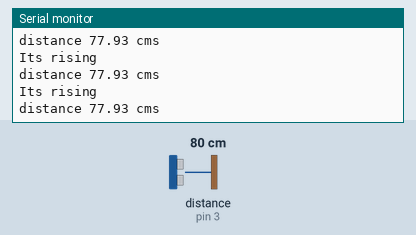
Recording of a program running on a simulated Arduino Uno, built with avr-gcc and run on an emulated ATmega328P. Shown: the last lines printed to the serial monitor. Wiring (inferred from the names in the program): ultrasonic range finder: trigger pin 2; echo pin 3. Inputs (shaded band) come from the test bench; at power-on: distance to the obstacle (sensor on pin 3) 80 cm. The echo pulse lasts 58.3 µs per cm.

Above: at 1.8 s.
1.9 s: distance to the obstacle (sensor on pin 3) set to 2 cm
At 2.32 s:
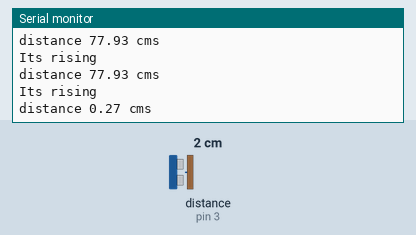
3.4 s: distance to the obstacle (sensor on pin 3) set to 4 cm
At 3.82 s:
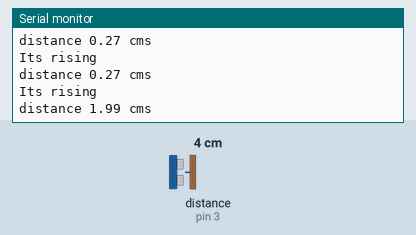
Timing chart, 0 to 6.4 s (numbered marks = the images above; inputs shaded):
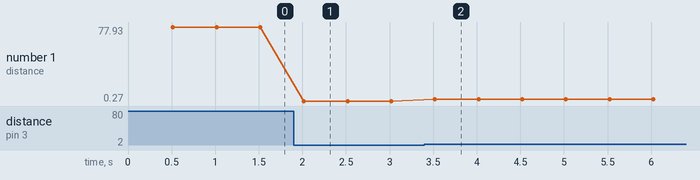

The program:

main.cpp
```cpp
#include <Arduino.h>
  // make it constant
#define trig 2 // same as line 3
#define echo 3
unsigned long t0=0;
unsigned long t1=0;
unsigned long t2=micros ();
bool available=false;

// this runs when the echo changes
void interrupt_function(){

// if rising, measure the time with micros and store it in t1
// if falling, measure the time with micros, store it in t2, calculate t2-t1 and print it
    if(digitalRead(echo)==HIGH){

        Serial.println("Its rising");
        t1= micros();
    }
    else {
        t2=micros();
        Serial.println("distance "+String(343*(t2-t1)/2*pow(10, -4))+" cms"); //343 is the speed of sound in units of meters per second- converts distance to centimeters
    }
// print if it is rising, otherwaise print it's falling

   // Serial.println("Hello Im an interrupt");
}
void setup(){
//setup serial and pins for trigger, input, output, etc
Serial.begin(9600);
pinMode(trig,OUTPUT);
pinMode(echo,INPUT);
Serial.println ("Hi Dr.Nironi!!!:)");
// unsigned no sign, positive
// long: an int with twice memory

attachInterrupt(digitalPinToInterrupt(echo),interrupt_function,CHANGE);
//attaches interrupt function to run when the echo changes
}


void loop(){

if(millis()-t0>500){ // If 0.5 second has passed
    digitalWrite(trig,HIGH);
    // delay(0.01);
    delayMicroseconds(10);
    digitalWrite(trig,LOW);
    t0=millis();
}
if(available){
    noInterrupts();
    unsigned long t1a=t1;
    unsigned long t2a=t2;
    Serial.print(0.0343*(t2-t1)/2.0);
    available=false;
}
}
    // delay(100);

 // step 1: take the time using millis, store it in t0
 // step 2:take the time later, and if t-t0 is more than 100, 100ms have passed)
```

Measured:
- after the input at 1.9 s, the serial monitor: prints a new line after 0.12 s (image 1)
- after the input at 3.4 s, the serial monitor: prints a new line after 0.12 s (image 2)
- plotted number 1: 77.93 → 0.27 after the input at 1.9 s, 0.27 → 2.33 after the input at 3.4 s
